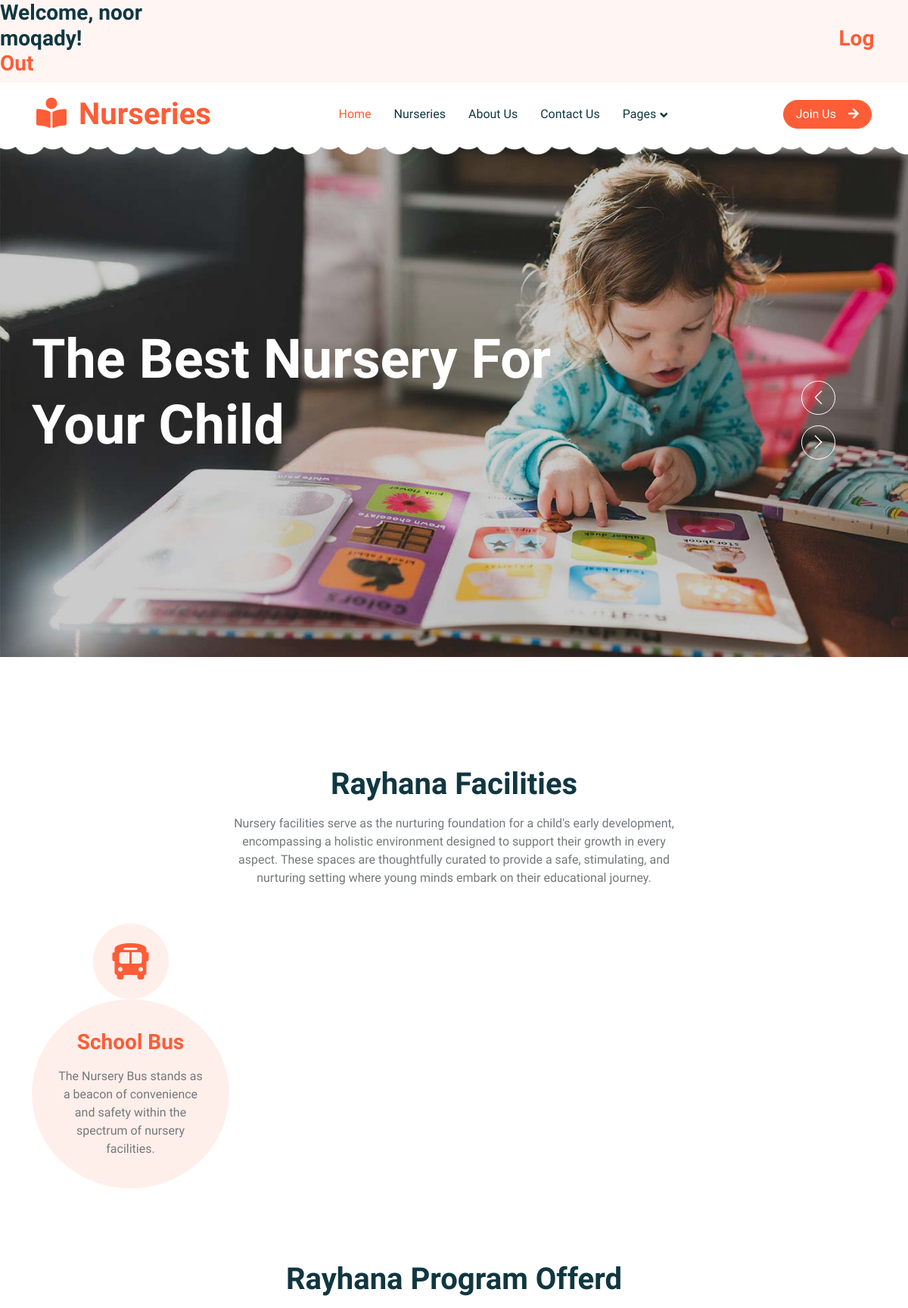
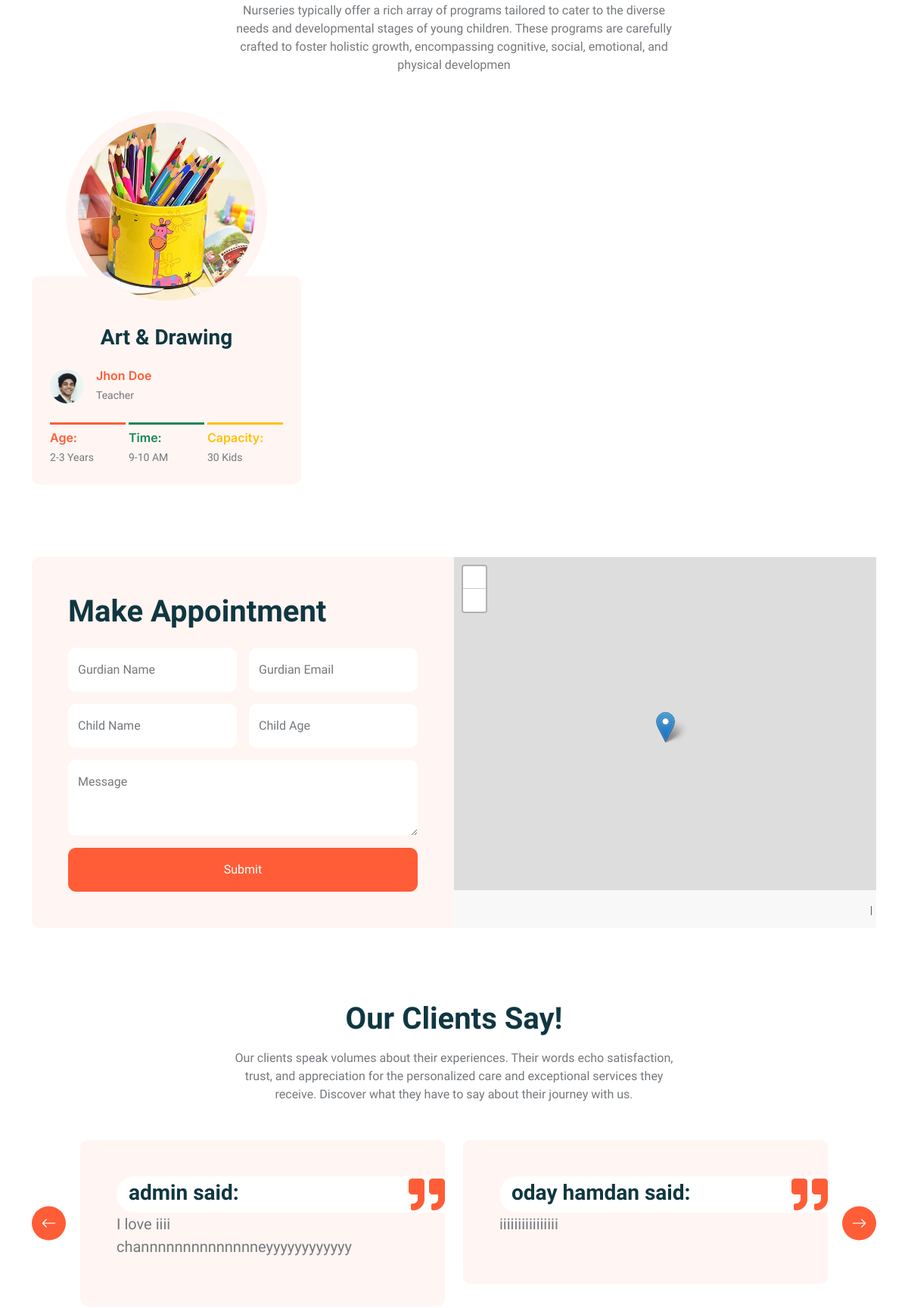
The page /nursery/6 (signed in, upper part) on the database its author committed (2 pictures, top to bottom).
### app/models.py (models this page shows)
class User(models.Model):
    parent_name = models.CharField(max_length=225)
    email = models.CharField(max_length=225)
    password = models.TextField()
    birthday= models.DateTimeField(null=True)
    user_roles = models.ForeignKey(Roles, related_name ='user', on_delete = models.CASCADE)
    created_at = models.DateTimeField(auto_now_add=True)
    updated_at = models.DateTimeField(auto_now=True)
    objects = UserManager()

class Nursery(models.Model):
    nursery_name = models.CharField(max_length=225)
    facilities = models.ManyToManyField(Facilities, related_name='nursery')
    program_offered = models.ManyToManyField(Programs, related_name='nursery')
    contact_number = models.CharField(max_length=225)
    nursery_location = models.TextField(null = True)
    image= models.TextField(null = True)
    created_at = models.DateTimeField(auto_now_add=True)
    updated_at = models.DateTimeField(auto_now=True)
    objects = NurseryManager()

class Facilities(models.Model):
    facilities_name = models.CharField(max_length=225)
    created_at = models.DateTimeField(auto_now_add=True)
    updated_at = models.DateTimeField(auto_now=True)

class Programs(models.Model):
    program_offered_name = models.CharField(max_length=225)
    childage_min = models.IntegerField(null=True)
    childage_max = models.IntegerField(null=True)
    created_at = models.DateTimeField(auto_now_add=True)
    updated_at = models.DateTimeField(auto_now=True)

class Review(models.Model):
    review = models.TextField()
    uploaded_by = models.ForeignKey(User, related_name ='review', on_delete = models.CASCADE)
    nursery_review = models.ForeignKey(Nursery, related_name ='review', on_delete = models.CASCADE)
    created_at = models.DateTimeField(auto_now_add=True)
    updated_at = models.DateTimeField(auto_now=True)
    objects = ReviewManager()

### app/views.py (the view)
# urls.py: path('nursery/<int:id>', views.specific_nursery),
def specific_nursery(request, id):
    if not 'logged_user_id' in request.session:
        messages.error(request,"You have to login first")
        return redirect('/register')
    else:
        context={
            'specific_nursery': Nursery.objects.get(id=id),
            'specific_user': User.objects.get(id=request.session['logged_user_id'])
        }
        return render (request, "nursery.html", context)

### app/templates/nursery.html (shortened to what this page needs)
<!DOCTYPE html>
<html lang="en">
<head>
    {% load static %}
    <link href="https://cdnjs.cloudflare.com/ajax/libs/font-awesome/5.10.0/css/all.min.css" rel="stylesheet">
    <link href="https://cdn.jsdelivr.net/npm/bootstrap-icons@1.4.1/font/bootstrap-icons.css" rel="stylesheet">
    <link href="{% static 'lib/animate/animate.min.css' %}" rel="stylesheet">
    <link href="{% static 'lib/owlcarousel/assets/owl.carousel.min.css' %}" rel="stylesheet">
    <link href="{% static 'css/bootstrap.min.css' %}" rel="stylesheet">
    <link href="{% static 'css/style.css' %}"  rel="stylesheet">
    <link rel="stylesheet" href="https://unpkg.com/leaflet@1.7.1/dist/leaflet.css" />
</head>
<body>
    <h3 >Welcome, {{request.session.logged_user_parent_name}}!<span><a href="/logout">Log Out</a></span></h1>
    <div class="container-xxl bg-white p-0">
      <nav class="navbar navbar-expand-lg bg-white navbar-light sticky-top px-4 px-lg-5 py-lg-0">
        <a href="nursery.html" class="navbar-brand">
            <h1 class="m-0 text-primary"><i class="fa fa-book-reader me-3"></i>Nurseries</h1>
        </a>
        <div class="collapse navbar-collapse" id="navbarCollapse">
            <div class="navbar-nav mx-auto">
                <a href="/register" class="nav-item nav-link active">Home</a>
                <a href="/" class="nav-item nav-link">Nurseries</a>
                <a href="/about" class="nav-item nav-link">About Us</a>
                <a href="/contact" class="nav-item nav-link">Contact Us</a>
                <div class="nav-item dropdown">
                    <a href="#" class="nav-link dropdown-toggle" data-bs-toggle="dropdown">Pages</a>
                </div>
            </div>
            <a href="/register" class="btn btn-primary rounded-pill px-3 d-none d-lg-block">Join Us<i class="fa fa-arrow-right ms-3"></i></a>
        </div>
    </nav>
       <div class="container-fluid p-0 mb-5">
        <div class="owl-carousel header-carousel position-relative">
            <div class="owl-carousel-item position-relative">
                <img class="img-fluid" src="{% static 'img/carousel-1.jpg' %}" alt="">
                <div class="position-absolute top-0 start-0 w-100 h-100 d-flex align-items-center" style="background: rgba(0, 0, 0, .2);">
                    <div class="container">
                        <div class="row justify-content-start">
                            <div class="col-10 col-lg-8">
                                <h1 class="display-2 text-white animated slideInDown mb-4">The Best Nursery For Your Child</h1>
                            </div>
                        </div>
                    </div>
                </div>
            </div>
        </div>
    </div>
        <div class="container-xxl py-5">
            <div class="container">
                <div class="text-center mx-auto mb-5 wow fadeInUp" data-wow-delay="0.1s" style="max-width: 600px;">
                    <h1 class="mb-3">{{specific_nursery.nursery_name}} Facilities</h1>
                    <p>Nursery facilities serve as the nurturing foundation for a child's early development, encompassing a holistic environment designed to support their growth in every aspect. These spaces are thoughtfully curated to provide a safe, stimulating, and nurturing setting where young minds embark on their educational journey.</p>
                </div>
                <div class="row g-4">
                    {% for facility in specific_nursery.facilities.all %}
                    {% if facility.id  == 1 %}
                    <div class="col-lg-3 col-sm-6 wow fadeInUp" data-wow-delay="0.1s">
                        <div class="facility-item">
                            <div class="facility-icon bg-primary">
                                <i class="fa fa-bus-alt fa-3x text-primary"></i>
                            </div>
                            <div class="facility-text bg-primary">
                                <h3 class="text-primary mb-3">School Bus</h3>
                                <p class="mb-0">
                                    The Nursery Bus stands as a beacon of convenience and safety within the spectrum of nursery facilities.</p>
                            </div>
                        </div>
                    </div>
                    {% endif %}
                    {% endfor %}
                </div>
            </div>
        </div>
        <div class="container-xxl py-5">
            <div class="container">
                <div class="text-center mx-auto mb-5 wow fadeInUp" data-wow-delay="0.1s" style="max-width: 600px;">
                    <h1 class="mb-3">{{specific_nursery.nursery_name}} Program Offerd</h1>
                    <p>Nurseries typically offer a rich array of programs tailored to cater to the diverse needs and developmental stages of young children. These programs are carefully crafted to foster holistic growth, encompassing cognitive, social, emotional, and physical developmen</p>
                </div>
                <div class="row g-4">
                    {% for program in specific_nursery.program_offered.all %}
                    {% if program.id  == 1 %}
                    <div class="col-lg-4 col-md-6 wow fadeInUp" data-wow-delay="0.1s">
                        <div class="classes-item">
                            <div class="bg-light rounded-circle w-75 mx-auto p-3">
                                <img class="img-fluid rounded-circle" src="{% static 'img/classes-1.jpg' %}" alt="">
                            </div>
                            <div class="bg-light rounded p-4 pt-5 mt-n5">
                                <a class="d-block text-center h3 mt-3 mb-4" href="">Art & Drawing</a>
                                <div class="d-flex align-items-center justify-content-between mb-4">
                                    <div class="d-flex align-items-center">
                                        <img class="rounded-circle flex-shrink-0" src="{% static 'img/teacher.jpg' %}" alt="" style="width: 45px; height: 45px;">
                                        <div class="ms-3">
                                            <h6 class="text-primary mb-1">Jhon Doe</h6>
                                            <small>Teacher</small>
                                        </div>
                                    </div>
                                </div>
                                <div class="row g-1">
                                    <div class="col-4">
                                        <div class="border-top border-3 border-primary pt-2">
                                            <h6 class="text-primary mb-1">Age:</h6>
                                            <small>{{program.childage_min}}-{{program.childage_max}} Years</small>
                                        </div>
                                    </div>
                                    <div class="col-4">
                                        <div class="border-top border-3 border-success pt-2">
                                            <h6 class="text-success mb-1">Time:</h6>
                                            <small>9-10 AM</small>
                                        </div>
                                    </div>
                                    <div class="col-4">
                                        <div class="border-top border-3 border-warning pt-2">
                                            <h6 class="text-warning mb-1">Capacity:</h6>
                                            <small>30 Kids</small>
                                        </div>
                                    </div>
                                </div>
                            </div>
                        </div>
                    </div>
                    {% endif %}
                    {% endfor %}
                </div>
            </div>
        </div>
        <div class="container-xxl py-5">
            <div class="container">
                <div class="bg-light rounded">
                    <div class="row g-0">
                        <div class="col-lg-6 wow fadeIn" data-wow-delay="0.1s">
                            <div class="h-100 d-flex flex-column justify-content-center p-5">
                                <h1 class="mb-4">Make Appointment</h1>
                                <form>
                                    <div class="row g-3">
                                        <div class="col-sm-6">
                                            <div class="form-floating">
                                                <input type="text" class="form-control border-0" id="gname" placeholder="Gurdian Name">
                                                <label for="gname">Gurdian Name</label>
                                            </div>
                                        </div>
                                        <div class="col-sm-6">
                                            <div class="form-floating">
                                                <input type="email" class="form-control border-0" id="gmail" placeholder="Gurdian Email">
                                                <label for="gmail">Gurdian Email</label>
                                            </div>
                                        </div>
                                        <div class="col-sm-6">
                                            <div class="form-floating">
                                                <input type="text" class="form-control border-0" id="cname" placeholder="Child Name">
                                                <label for="cname">Child Name</label>
                                            </div>
                                        </div>
                                        <div class="col-sm-6">
                                            <div class="form-floating">
                                                <input type="text" class="form-control border-0" id="cage" placeholder="Child Age">
                                                <label for="cage">Child Age</label>
                                            </div>
                                        </div>
                                        <div class="col-12">
                                            <div class="form-floating">
                                                <textarea class="form-control border-0" placeholder="Leave a message here" id="message" style="height: 100px"></textarea>
                                                <label for="message">Message</label>
                                            </div>
                                        </div>
                                        <div class="col-12">
                                            <button class="btn btn-primary w-100 py-3" type="submit">Submit</button>
                                        </div>
                                    </div>
                                </form>
                            </div>
                        </div>
                        <div class="col-lg-6 wow fadeIn" data-wow-delay="0.5s" style="min-height: 400px;">
                            <div class="position-relative h-100">
                                    <div id="mapid">
                                    </div>
                            </div>
                        </div>
                    </div>
                </div>
            </div>
        </div>
        <div class="container-xxl py-5">
            <div class="container">
                <div class="text-center mx-auto mb-5 wow fadeInUp" data-wow-delay="0.1s" style="max-width: 600px;">
                    <h1 class="mb-3">Our Clients Say!</h1>
                    <p>Our clients speak volumes about their experiences. Their words echo satisfaction, trust, and appreciation for the personalized care and exceptional services they receive. Discover what they have to say about their journey with us.</p>
                </div>
                <div class="owl-carousel testimonial-carousel wow fadeInUp" data-wow-delay="0.1s">
                    {% for review in specific_nursery.review.all%}
                    <div class="testimonial-item bg-light rounded p-5">
                        <div class="d-flex align-items-center bg-white me-n5" style="border-radius: 50px 0 0 50px;">
                            <div class="ps-3">
                                <h3 class="mb-1">{{review.uploaded_by.parent_name}} said:</h3>
                            </div>
                            <i class="fa fa-quote-right fa-3x text-primary ms-auto d-none d-sm-flex"></i>
                        </div>
                        <p class="fs-5">{{review.review}}</p>
                    </div>
                    {% endfor %}
                </div>
            </div>
        </div>
            </div>
</body>
</html>

### rows shown on the page
User: session.logged_user_parent_name "noor moqady"
Nursery: nursery_name "Rayhana"
Facilities: shows "School Bus"
Programs: childage_min "2", childage_max "3"
Review: uploaded_by.parent_name "admin", review "I love iiii channnnnnnnnnnnnneyyyyyyyyyyyy"
Review: uploaded_by.parent_name "oday hamdan", review "iiiiiiiiiiiiiiii"
